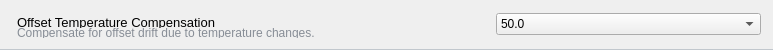
              <widget class="QGroupBox" name="fsadj_offset_coef">
               <property name="minimumSize">
                <size>
                 <width>0</width>
                 <height>50</height>
                </size>
               </property>
               <property name="maximumSize">
                <size>
                 <width>16777215</width>
                 <height>50</height>
                </size>
               </property>
               <property name="styleSheet">
                <string notr="true">QGroupBox {
	border-top:none;
	border-bottom:1px solid #C1C7CD;
}</string>
               </property>
               <property name="flat">
                <bool>true</bool>
               </property>
               <layout class="QHBoxLayout" name="horizontalLayout_13">
                <item>
                 <layout class="QVBoxLayout" name="verticalLayout_15">
                  <property name="spacing">
                   <number>0</number>
                  </property>
                  <property name="leftMargin">
                   <number>5</number>
                  </property>
                  <property name="topMargin">
                   <number>6</number>
                  </property>
                  <item>
                   <widget class="QLabel" name="label_32">
                    <property name="font">
                     <font>
                      <pointsize>10</pointsize>
                     </font>
                    </property>
                    <property name="styleSheet">
                     <string notr="true"/>
                    </property>
                    <property name="text">
                     <string>Offset Temperature Compensation</string>
                    </property>
                   </widget>
                  </item>
                  <item>
                   <widget class="QLabel" name="label_33">
                    <property name="styleSheet">
                     <string notr="true">color:rgb(135, 141, 150)</string>
                    </property>
                    <property name="text">
                     <string>Compensate for offset drift due to temperature changes.</string>
                    </property>
                   </widget>
                  </item>
                 </layout>
                </item>
                <item>
                 <spacer name="horizontalSpacer_11">
                  <property name="orientation">
                   <enum>Qt::Orientation::Horizontal</enum>
                  </property>
                  <property name="sizeHint" stdset="0">
                   <size>
                    <width>175</width>
                    <height>20</height>
                   </size>
                  </property>
                 </spacer>
                </item>
                <item>
                 <widget class="QComboBox" name="tofs_select">
                  <property name="sizePolicy">
                   <sizepolicy hsizetype="Minimum" vsizetype="Fixed">
                    <horstretch>0</horstretch>
                    <verstretch>0</verstretch>
                   </sizepolicy>
                  </property>
                  <property name="minimumSize">
                   <size>
                    <width>265</width>
                    <height>0</height>
                   </size>
                  </property>
                  <item>
                   <property name="text">
                    <string>50.0</string>
                   </property>
                  </item>
                  <item>
                   <property name="text">
                    <string>25.0</string>
                   </property>
                  </item>
                  <item>
                   <property name="text">
                    <string>12.5</string>
                   </property>
                  </item>
                  <item>
                   <property name="text">
                    <string>6.25</string>
                   </property>
                  </item>
                  <item>
                   <property name="text">
                    <string>3.125</string>
                   </property>
                  </item>
                  <item>
                   <property name="text">
                    <string>1.5625</string>
                   </property>
                  </item>
                  <item>
                   <property name="text">
                    <string>0.78125</string>
                   </property>
                  </item>
                  <item>
                   <property name="text">
                    <string>0.0</string>
                   </property>
                  </item>
                  <item>
                   <property name="text">
                    <string>-0.78125</string>
                   </property>
                  </item>
                  <item>
                   <property name="text">
                    <string>-1.5625</string>
                   </property>
                  </item>
                  <item>
                   <property name="text">
                    <string>-3.125</string>
                   </property>
                  </item>
                  <item>
                   <property name="text">
                    <string>-6.25</string>
                   </property>
                  </item>
                  <item>
                   <property name="text">
                    <string>-12.5</string>
                   </property>
                  </item>
                  <item>
                   <property name="text">
                    <string>-25.0</string>
                   </property>
                  </item>
                  <item>
                   <property name="text">
                    <string>-50.0</string>
                   </property>
                  </item>
                 </widget>
                </item>
               </layout>
              </widget>
